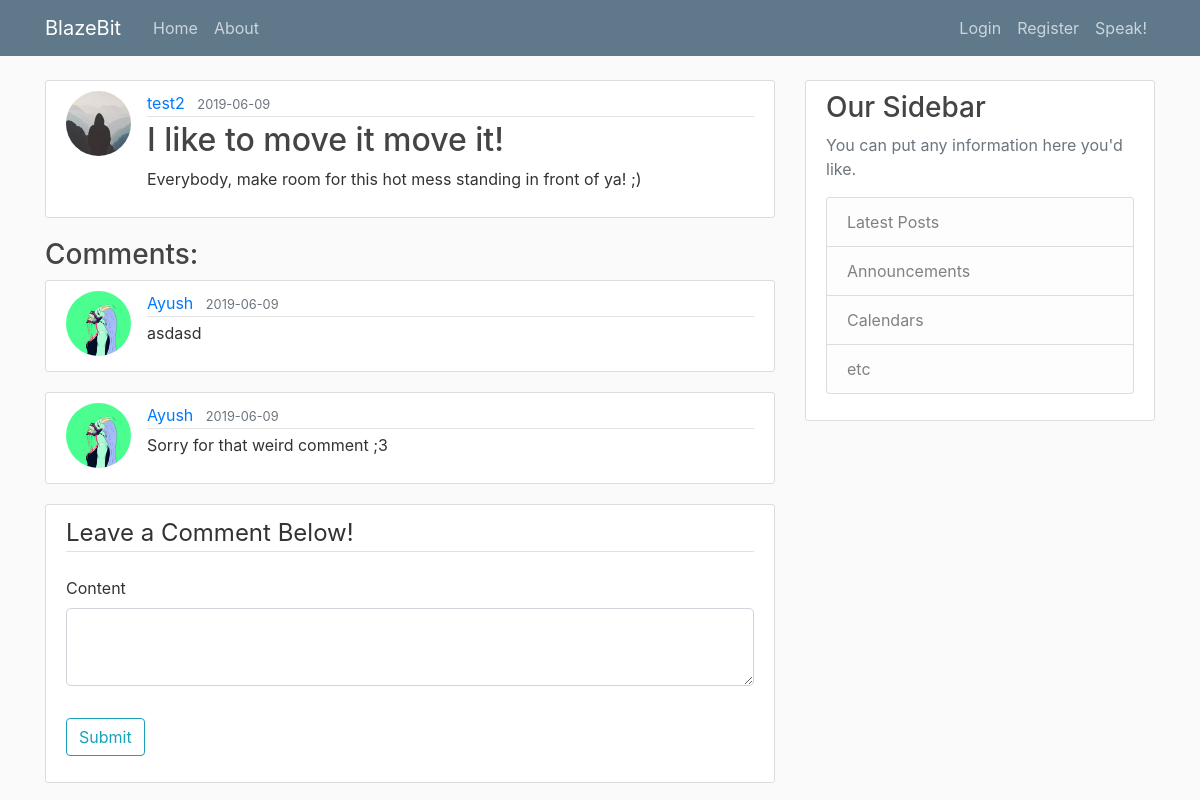
Screenshot of /post/2 with the database file from the repository.
### flask_blog/model.py (models this page shows, shortened)
class User(db.Model, UserMixin):
	id = db.Column(db.Integer, primary_key=True)
	username = db.Column(db.String(20), unique=True, nullable=False)
	email = db.Column(db.String(120), unique=True, nullable=False)
	image_file = db.Column(db.String(120), nullable=False, default='default.jpg')
	password = db.Column(db.String(60), nullable=False)
	posts = db.relationship('Post', backref='author', lazy=True)
	comments = db.relationship('PostComment', backref='comment_author', lazy=True)
	models = db.relationship('UserModel', backref='model_author', lazy=True)

class Post(db.Model):
	id = db.Column(db.Integer, primary_key=True)
	title = db.Column(db.String(100), nullable=False)
	date_posted = db.Column(db.DateTime, nullable=False, default=datetime.utcnow)
	content = db.Column(db.Text, nullable=False)
	user_id = db.Column(db.Integer, db.ForeignKey('user.id'), nullable=False)
	comments = db.relationship('PostComment', backref='comment_post', lazy=True)

class PostComment(db.Model):
	id = db.Column(db.Integer, primary_key=True)
	date_posted = db.Column(db.DateTime, nullable=False, default=datetime.utcnow)
	content = db.Column(db.Text, nullable=False)
	user_id = db.Column(db.Integer, db.ForeignKey('user.id'), nullable=False)
	post_id = db.Column(db.Integer, db.ForeignKey('post.id'), nullable=False)

### flask_blog/posts/routes.py (the view)
@posts.route("/post/<int:post_id>", methods=['POST','GET'])
def post(post_id):
	post = Post.query.get_or_404(post_id)
	form = CommentForm()
	if form.validate_on_submit():
		comment = PostComment(content=form.content.data, comment_author=current_user, comment_post=post)
		db.session.add(comment)
		db.session.commit()
		flash('Your Comment has been submitted!', 'success')
		return redirect(url_for('posts.post', post_id=post.id))
	comments = PostComment.query.all()
	return render_template('post.html', title=post.title,comments=comments, post=post, form=form)

### flask_blog/posts/forms.py
class CommentForm(FlaskForm):
	content = TextAreaField('Content', validators=[DataRequired()])
	submit = SubmitField('Post')

### flask_blog/templates/post.html (shortened to what this page needs)
{% extends "layout.html" %}
{% block content %}
	<article class="media content-section">
		<img class="rounded-circle article-img" src="{{ url_for('static', filename='profile_pics/' + post.author.image_file) }}">
		<div class="media-body">
			<div class="article-metadata">
			    <a class="mr-2" href="{{ url_for('users.user_posts', username=post.author.username) }}">{{ post.author.username }}</a>
			     <small class="text-muted">{{ post.date_posted.strftime('%Y-%m-%d') }}</small>
			</div>
			<h2 class="article-title">{{ post.title }}</h2>
			<p class="article-content">{{ post.content }}</p>
		</div>
	</article>
	<h3>Comments:</h3>
	{% for comment in comments %}
		{% if comment.post_id == post.id %}
			<article class="media content-section">
				<img class="rounded-circle article-img" src="{{ url_for('static', filename='profile_pics/' + comment.comment_author.image_file) }}">
			  	<div class="media-body">
			    	<div class="article-metadata">
			      		<a class="mr-2" href="{{ url_for('users.user_posts', username=comment.comment_author.username) }}">{{ comment.comment_author.username }}</a>
			      		<small class="text-muted">{{ post.date_posted.strftime('%Y-%m-%d') }}</small>
			    	</div>
			    	<p class="article-content">{{ comment.content }}</p>
			  	</div>
			</article>
		{% endif %}
	{% endfor %}
	<div class="content-section">
		<form method="POST" action="">
			<fieldset class="form-group">
				<legend class="border-bottom mb-4">Leave a Comment Below!</legend>
				<div class="form-group">
					{{ form.content.label(class="form-control-label") }}
					{% if form.content.errors %}
						{{ form.content(class="form-control form-control-lg is-invalid") }}
						<div class="invalid-feedback">
							{% for error in form.content.errors %}
								<span>{{ error }}</span>
							{% endfor %}
						</div>
					{% else %}
						{{ form.content(class="form-control form-control-lg") }}
					{% endif %}
				</div>
			</fieldset>
			<div class="form-group">
				{{ form.submit(class="btn btn-outline-info", value="Submit") }}
			</div>
		</form>
	</div>
	{% endblock content %}

### flask_blog/static/main.css (style rules this page uses)
body { background: #fafafa; color: #333333; margin-top: 5rem; }
h1, h2, h3, h4, h5, h6 { color: #444444; }
.content-section { background: #ffffff; padding: 10px 20px; border: 1px solid #dddddd; border-radius: 3px; margin-bottom: 20px; }
.article-title { color: #444444; }
.article-content { white-space: pre-line; }
.article-img { height: 65px; width: 65px; margin-right: 16px; }
.article-metadata { padding-bottom: 1px; margin-bottom: 4px; border-bottom: 1px solid #e3e3e3 }

### rows the page displays
User: image_file (placeholder picture), author.username "test2"
Post: date_posted "2019-06-09", title "I like to move it move it!", content "Everybody, make room for this hot mess standing in front of ya! ;)"
PostComment: image_file (picture), comment_author.username "Ayush", content "asdasd"
PostComment: image_file (picture), comment_author.username "Ayush", content "Sorry for that weird comment ;3"
